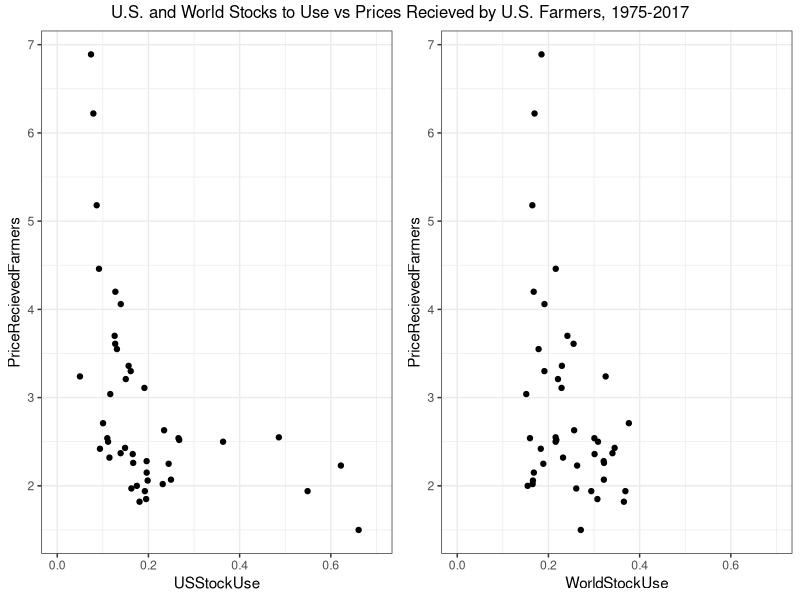

Write the R code that produced this figure.
## ---- chunk 1
knitr::opts_chunk$set(echo = TRUE, warning = FALSE, message = FALSE, cache = TRUE)

## ---- chunk 2
# If you haven't installed any of the packages listed below, do so with the "install.packages('tibble')" command. 
library(tibble)
library(dplyr)
library(tidyr)
library(ggplot2)
library(knitr)
library(kableExtra)
library(gridExtra)
stocks  <- read.csv('images/stocks.csv')
stocks  <- as_tibble(stocks)
stocks  <- mutate(stocks, USStockUse = USEndingStocks/USTotalUse, WorldStockUse = ROWEndingStocks/WorldTotalUse)

stocks %>% kable(caption = "U.S. and World Ending Stocks, Total Use, Prices Recieved by Farmers, and Stocks to USE, 1975-2017", "html") %>% 
  kable_styling(bootstrap_options = c("striped", "hover"))

## ---- chunk 3

us      <- ggplot(stocks, aes(x = USStockUse, y = PriceRecievedFarmers)) + geom_point() + theme_bw() + xlim(0, .7)

ROW      <- ggplot(stocks, aes(x = WorldStockUse, y = PriceRecievedFarmers)) + geom_point() + theme_bw()  + xlim(0, .7)

grid.arrange(us, ROW, nrow = 1, top = "U.S. and World Stocks to Use vs Prices Recieved by U.S. Farmers, 1975-2017")
